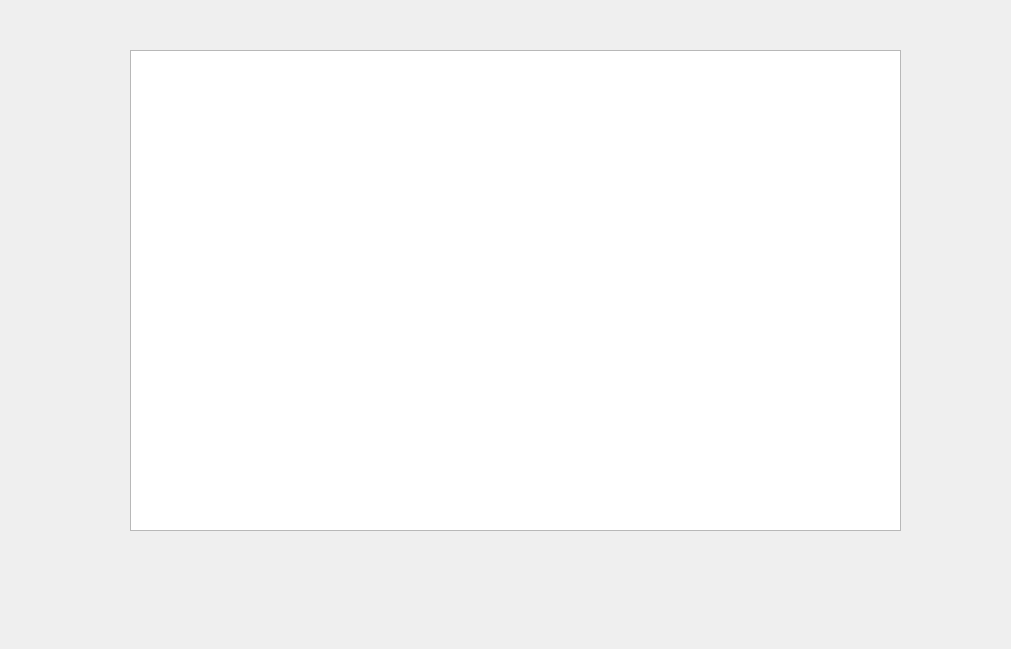
<?xml version="1.0" encoding="UTF-8"?>
<ui version="4.0">
 <class>Dialog</class>
 <widget class="QDialog" name="Dialog">
  <property name="geometry">
   <rect>
    <x>0</x>
    <y>0</y>
    <width>1011</width>
    <height>649</height>
   </rect>
  </property>
  <property name="windowTitle">
   <string>Dialog</string>
  </property>
  <widget class="QTableView" name="composant">
   <property name="geometry">
    <rect>
     <x>130</x>
     <y>50</y>
     <width>771</width>
     <height>481</height>
    </rect>
   </property>
  </widget>
 </widget>
 <resources/>
 <connections/>
</ui>
